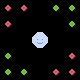

The image is a tile-based game level rendered from a .tmx file. Its description and complete source (layers, tilesets, objects, tile grids) follow:
An orthogonal 5x5 tile map with 16x16 px tiles, 1 tile layer (tiles).

<map version="1.2" tiledversion="1.3.2" orientation="orthogonal" renderorder="right-down" compressionlevel="0" width="5" height="5" tilewidth="16" tileheight="16" infinite="0" nextlayerid="2" nextobjectid="1">
 <editorsettings>
  <export target="1.lua" format="lua" />
 </editorsettings>
 <tileset firstgid="1" source="tilesets/tiles.tsx" />
 <layer id="1" name="tiles" width="5" height="5">
  <data encoding="csv">
2,2,0,3,3,
2,0,0,0,3,
0,0,1,0,5,
3,0,0,0,2,
3,3,0,2,2
</data>
 </layer>
</map>